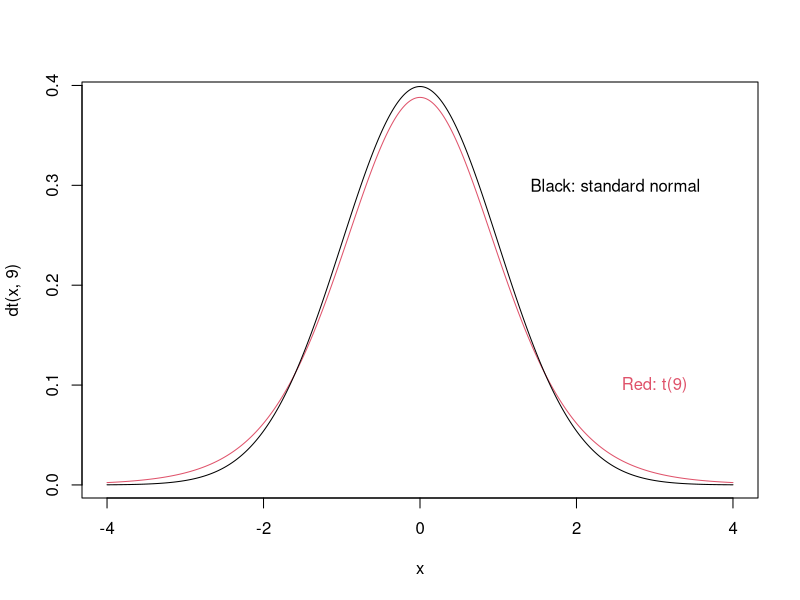
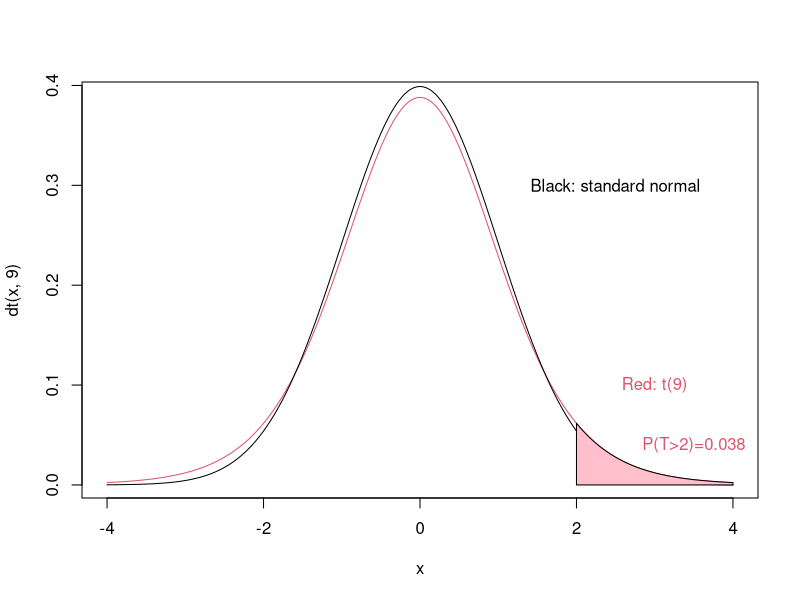
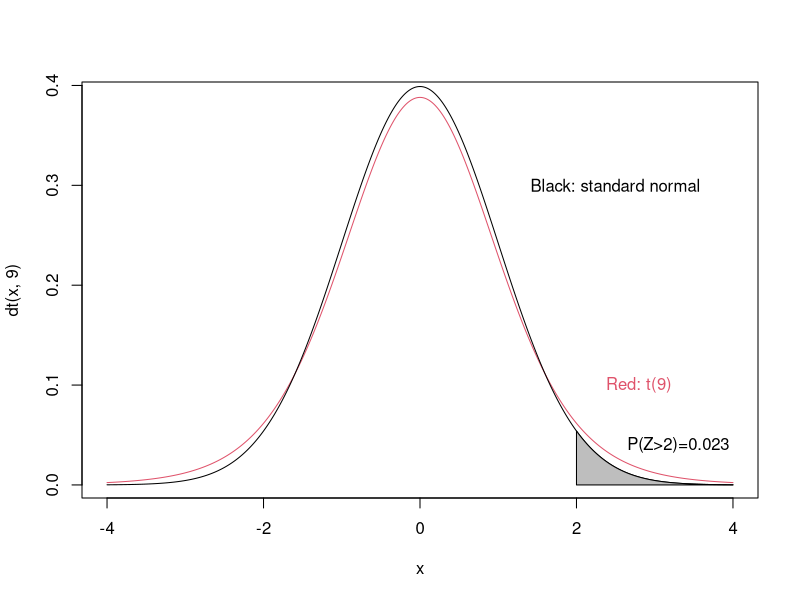
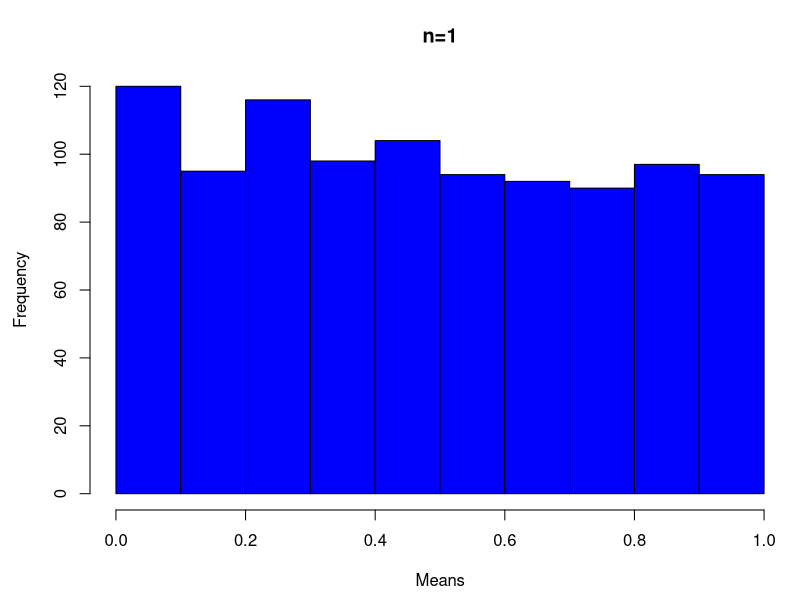
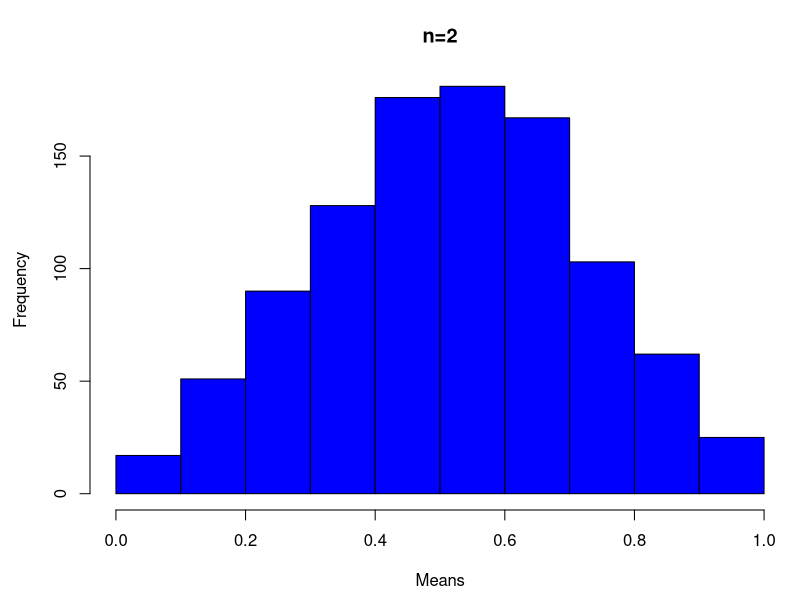
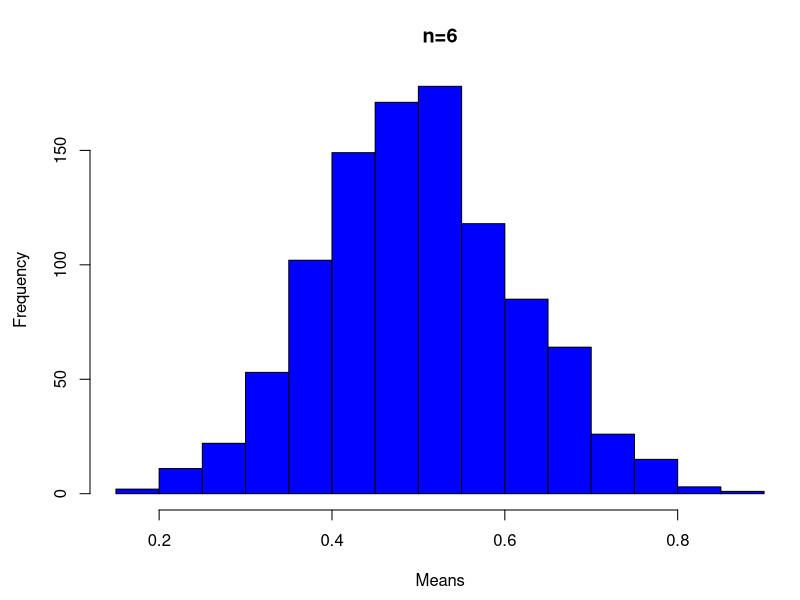
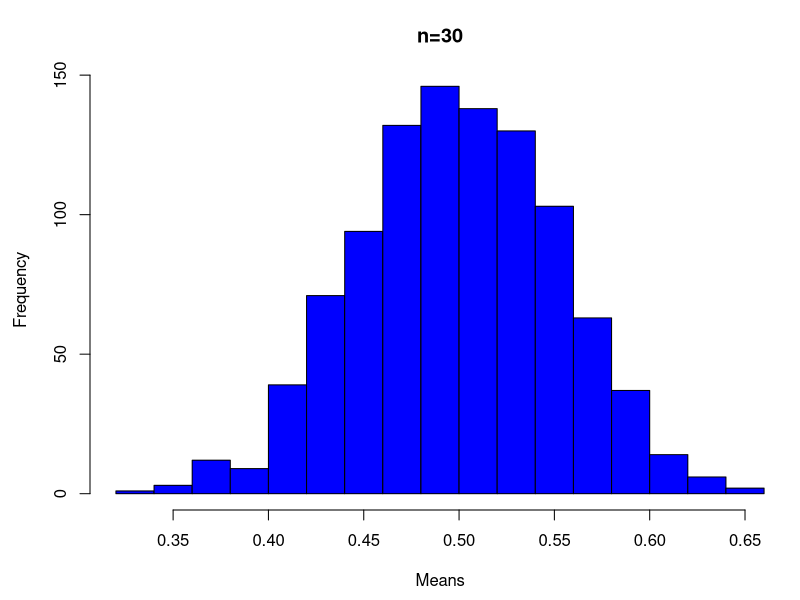
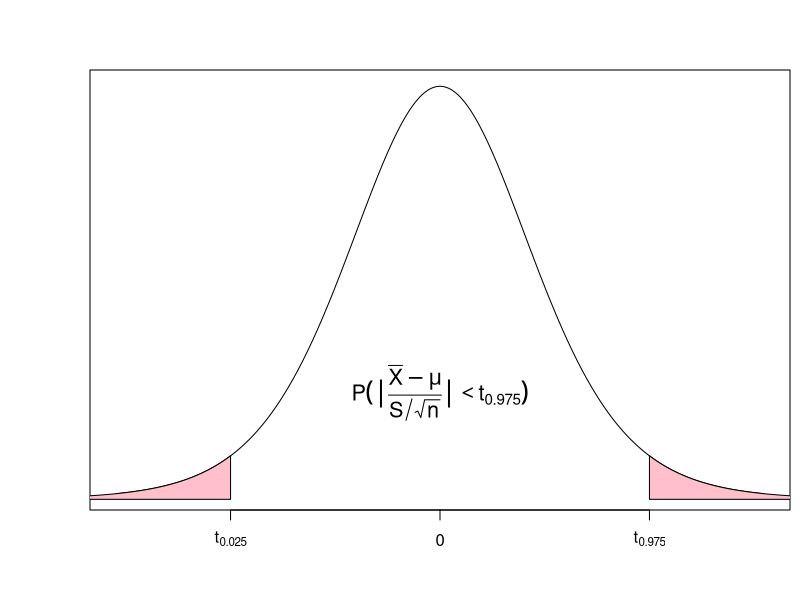

Source code (R) for these figures, in order:





## ## Mean
## mu <- 178
## ## Standard deviation
## sigma <- 12
## ## Sample size
## n <- 10
## ## Simulate  normally distributed  X_i
## x <- rnorm(n=n, mean=mu, sd=sigma)
## ## See the realizations
## x
## ## Empirical density
## hist(x, prob=TRUE, col='blue')
## ## Find the sample mean
## mean(x)
## ##  Find the sample variance
## var(x)
## ## Repeat the simulated sampling many times
## mat <- replicate(100, rnorm(n=n, mean=mu, sd=sigma))
## ## Find the sample mean for each of them
## xbar <- apply(mat, 2, mean)
## ## Now we have many realizations of the sample mean
## xbar
## ## See their distribution
## hist(xbar, prob=TRUE, col='blue')
## ## There mean
## mean(xbar)
## ## and sample variance
## var(xbar)
x=seq(-4,4, by=0.01)
plot(x,dt(x,9), type="l", col=2)
lines(x,dnorm(x), type="l")
text(2.5,0.3,"Black: standard normal")
text(3,0.1,"Red: t(9)", col = 2)
x=seq(-4,4, by=0.01)
plot(x,dt(x,9), type="l", col=2)
lines(x,dnorm(x), type="l")
text(2.5,0.3,"Black: standard normal")
text(3,0.1,"Red: t(9)", col = 2)
polygon(c(2,seq(2,4, by=0.01),4,2),c(0,dt(seq(2,4, by=0.01),9),0, 0),col="pink")
text(3.5,0.04, "P(T>2)=0.038",col=2)
x=seq(-4,4, by=0.01)
plot(x,dt(x,9), type="l", col=2)
lines(x,dnorm(x), type="l")
text(2.5,0.3,"Black: standard normal")
text(2.8,0.1,"Red: t(9)", col = 2)
polygon(c(2,seq(2,4, by=0.01),4,2),c(0,dnorm(seq(2,4, by=0.01)),0, 0),col="grey")
text(3.3,0.04, "P(Z>2)=0.023")
## The t-quantiles for n=10:
 qt(0.975,9)
 qt(0.995,9)
x <- c(168,161,167,179,184,166,198,187,191,179)
t.test(x,conf.level=0.99)
par(mar = c(4.5, 4.5, 3.5, 0.5))

n=1

k=1000

u=matrix(runif(k*n),ncol=n)

hist(apply(u,1,mean),col="blue",main="n=1",xlab="Means")
par(mar = c(4.5, 4.5, 3.5, 0.5))

n=2

k=1000

u=matrix(runif(k*n),ncol=n)

hist(apply(u,1,mean),col="blue",main="n=2",xlab="Means")
par(mar = c(4.5, 4.5, 3.5, 0.5))

n=6

k=1000

u=matrix(runif(k*n),ncol=n)

hist(apply(u,1,mean),col="blue",main="n=6",xlab="Means")
par(mar = c(4.5, 4.5, 3.5, 0.5))

n=30

k=1000

u=matrix(runif(k*n),ncol=n)

hist(apply(u,1,mean),col="blue",main="n=30",xlab="Means", nclass=15)
x=seq(-3.5,3.5,by=0.01)
plot(x,dt(x,9),type="l",xaxt="n",xlab="",ylab="",yaxt="n")
polygon(c(qt(0.975,9),seq(qt(0.975,9),4, by=0.01),4, qt(0.975,9)),c(0,dt(seq(qt(0.975,9),4, by=0.01),9),0, 0),col="pink")
polygon(c(-qt(0.975,9),seq(-qt(0.975,9),-4, by=-0.01),-4,-qt(0.975,9)),c(0,dt(seq(-qt(0.975,9),-4, by=-0.01),9),0,0),col="pink")
text(0,0.1,expression(P(group("|",frac(bar(X)-mu,S/sqrt(n)),"|")<t[0.975])), cex=1.3)
axis(1, at=c(-qt(0.975,9),qt(0.975,9)), labels=c(expression(t[0.025]),expression(t[0.975])))
axis(1, at=c(0), labels=0)
 x <- seq(0, 20, by = 0.1)

 plot(x, dchisq(x, df = 9), type = "l")
qchisq(c(0.025, 0.975), df = 19)
qchisq(c(0.025, 0.975), df = 9)

